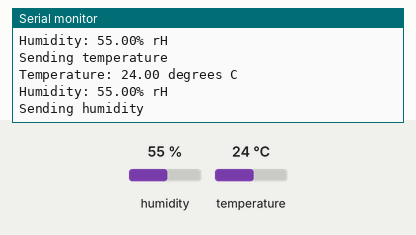
This sketch was run on a simulated ESP8266 (NodeMCU). Shown: the last lines printed to the serial monitor. The test bench sets the inputs (shaded band); at power-on: humidity 55 %, temperature 24 °C.

Above: at 6.2 s.
6.3 s: humidity set to 22 %
At 12.2 s:
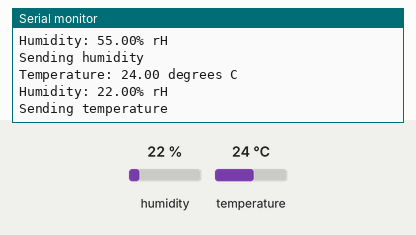
12.7 s: temperature set to 12 °C
At 17.5 s:
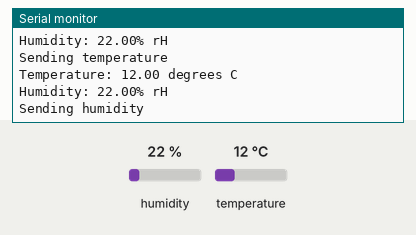
19.1 s: humidity set to 40 %
At 22.9 s:
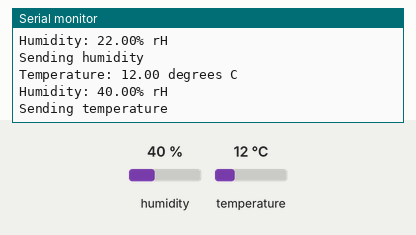
Timing chart, 0 to 24.4 s (numbered marks = the images above; inputs shaded):
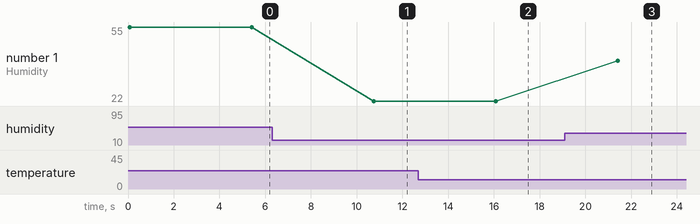

Measured:
- after the input at 6.3 s, the serial monitor: prints a new line after 4.5 s (image 1)
- after the input at 12.7 s, the serial monitor: prints a new line after 3.4 s (image 2)
- after the input at 19.1 s, the serial monitor: prints a new line after 2.3 s (image 3)
- plotted number 1: 55 → 22 after the input at 6.3 s, 22 → 40 after the input at 19.1 s

The sketch:

agent.ino
```cpp
#include <Adafruit_AHT10.h>

Adafruit_AHT10 aht;

uint8_t radio_pin = D0;
#define START_OF_BIT 500 // us
#define BIT_ONE 4000
#define BIT_ZERO 2000

/*
  Temperature packet:
            t0 -------- t8 -------- t15
  preamble:    10101010    10101010
  packet type: 10011001    10011001
  payload:     xxxxxxxx    xxxxxxxx
               xxxxxxxx    xxxxxxxx
  checksum:    yyyyyyyy    yyyyyyyy


  Humidity packet:
            t0 -------- t8 -------- t15
  preamble:    10101010    10101010
  packet type: 11010010    00101101
  payload:     xxxxxxxx    xxxxxxxx
               xxxxxxxx    xxxxxxxx
  checksum:    yyyyyyyy    yyyyyyyy


  Secret packet:
            t0 -------- t8 -------- t15
  preamble:    10101010    10101010
  packet type: 11001110    11010110   sk
  payload:     10100110    11010110   ek
               11010110    10000110   ka
  checksum:    00101110    11110110   to
*/


uint8_t packet[10] = {0b01010101, 0b01010101, 0, 0, 0, 0, 0, 0, 0, 0};
uint16_t temperature_id = 0b1001100110011001;
uint16_t humidity_id = 0b1011010001001011;

void computeChecksum(){
  packet[8] = packet[0] ^ packet[2] ^ packet[4] ^ packet[6];
  packet[9] = packet[1] ^ packet[3] ^ packet[5] ^ packet[7];
}

inline void sendBit(uint8_t b){
  if(b){
    // bit 1
    digitalWrite(radio_pin, HIGH);
    delayMicroseconds(START_OF_BIT);
    digitalWrite(radio_pin, LOW);
    delayMicroseconds(BIT_ONE);
  }
  else{
    // bit 0
    digitalWrite(radio_pin, HIGH);
    delayMicroseconds(START_OF_BIT);
    digitalWrite(radio_pin, LOW);
    delayMicroseconds(BIT_ZERO);
  }
}

void sendPacket(){
  computeChecksum();

  for(uint8_t x = 0; x < sizeof(packet); x++){
    uint8_t value = packet[x];
    for(uint8_t y = 0; y < 8; y++){
      sendBit(value & 1);
      value = value >> 1;
    }
  }
  digitalWrite(radio_pin, HIGH);
  delayMicroseconds(START_OF_BIT);
  digitalWrite(radio_pin, LOW);
}

void setup() {
  Serial.begin(115200);
  pinMode(radio_pin, OUTPUT);
  digitalWrite(radio_pin, LOW);

  if (!aht.begin()) {
    Serial.println("Could not find AHT10!");
    while (1) delay(10);
  }

  Serial.println("Starting transmitting!");

  for (int i = 0; i < 10; i++){
    packet[i] = 0b01010101;
  }

}

unsigned long long ziopera = 0;

void loop() {
  sensors_event_t humidity, temp;
  aht.getEvent(&humidity, &temp);// populate temp and humidity objects with fresh data
  Serial.print("Temperature: "); Serial.print(temp.temperature); Serial.println(" degrees C");
  Serial.print("Humidity: "); Serial.print(humidity.relative_humidity); Serial.println("% rH");

  if ((ziopera & 1) == 0) {
    // Temperature
    Serial.println("Sending temperature");
    *((uint16_t*) &packet[2]) = temperature_id;
    *((float*) &packet[4]) = temp.temperature;
  }
  else{
    // Humidity
    Serial.println("Sending humidity");
    *((uint16_t*) &packet[2]) = humidity_id;
    *((float*) &packet[4]) = humidity.relative_humidity;
  }

  sendPacket();
  delay(5000);
  ziopera++;
}
```
